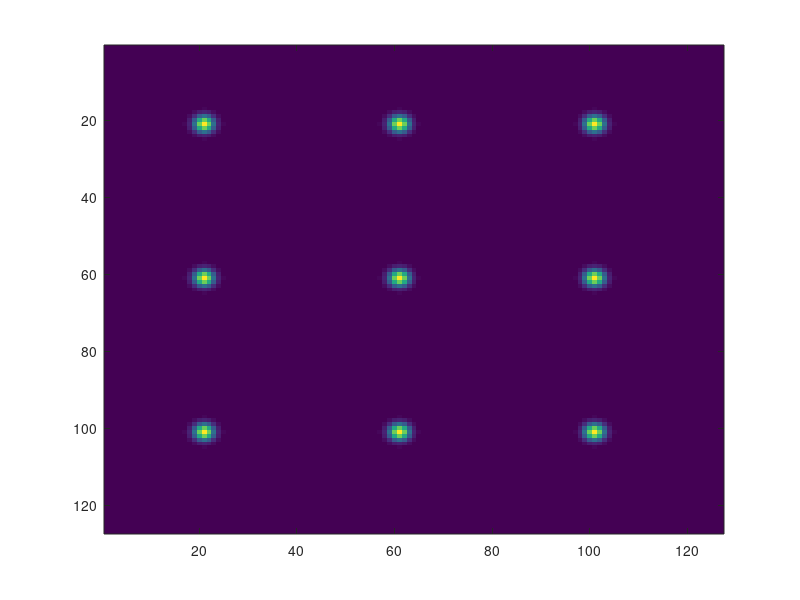

Write MATLAB code to recreate this figure. (Note: this script raises an error after producing the figure.)
clc;
clear all;
close all;

%% define a backbone
global lambda k AmpImage N M meshSize z;
N = 3; %3by3
space = 200e-6; %Spacing between elements
z = 1000e-6; % Distance of Image plane from the resonator plane

lambda = 1.550e-6;
k = 2 * pi / lambda;

Amp_sample = ones(N,N);
Phase_sample = [2.09439510239320,0,0;0,0,-2.09439510239320;0,-2.09439510239320,-2.09439510239320];

% sizeOfResonator = 10e-6; %10um.
spotSize = 10e-6;
meshSize = 5E-6;

nearFields{N,N} = 0;

totalMesh = (space + spotSize)*N/meshSize;

[xsNear, ysNear] = meshgrid((0:totalMesh) .* meshSize); % defining near field grid + xN/2

nearField = 0;

%% Generate the sample plane profile
for col = 1:N
    for row = 1:N
        nearFields{row, col} = Amp_sample(row, col) * exp((-((xsNear - (col-0.5) * space).^2 ...
        + (ysNear - (row-0.5) * space).^2) / (spotSize^2))) * exp(1i * Phase_sample(row, col));
        nearField = nearField + nearFields{row, col};
    end
end

figure;
imagesc(abs(nearField));

%% calculate the hologram
E_holo = HologramHelperClass.supperposition(conj(nearField));

figure;
imagesc(abs(E_holo));

